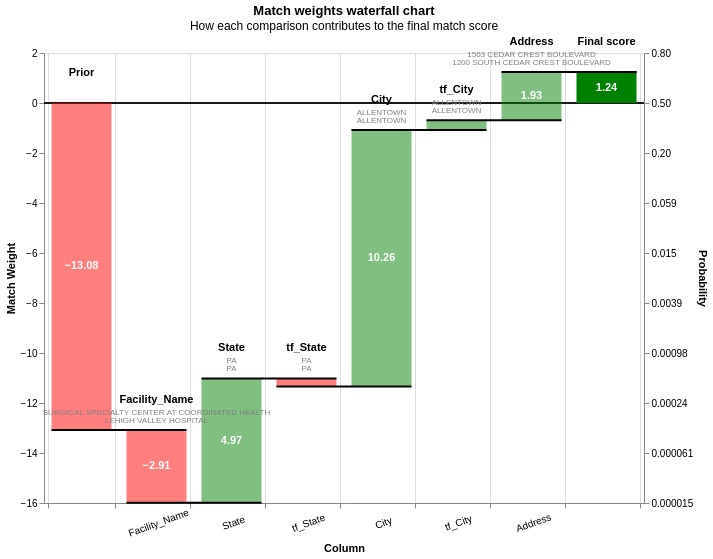

Write notebook code for a chart like this one.
### Markdown cell above
### Waterfall chart

### Code cell
records_to_view  = df_predictions.as_record_dict(limit=5)
linker.waterfall_chart(records_to_view, filter_nulls=False)

### Figure 1 — Vega-Lite specification as saved in the notebook (floating-point values rounded to 4 significant figures)
{"config": {"view": {"continuousWidth": 400, "continuousHeight": 300}}, "layer": [{"layer": [{"mark": "rule", "encoding": {"color": {"value": "black"}, "size": {"value": 0.5}, "y": {"field": "zero", "type": "quantitative"}}}, {"mark": {"type": "bar", "width": 60}, "encoding": {"color": {"condition": {"test": "(datum.log2_bayes_factor < 0)", "value": "red"}, "value": "green"}, "opacity": {"condition": {"test": "datum.column_name == 'Prior match weight' || datum.column_name == 'Final score'", "value": 1}, "value": 0.5}, "tooltip": [{"field": "column_name", "title": "Comparison column", "type": "nominal"}, {"field": "value_l", "title": "Value (L)", "type": "nominal"}, {"field": "value_r", "title": "Value (R)", "type": "nominal"}, {"field": "label_for_charts", "title": "Label", "type": "ordinal"}, {"field": "sql_condition", "title": "SQL condition", "type": "nominal"}, {"field": "comparison_vector_value", "title": "Comparison vector value", "type": "nominal"}, {"field": "bayes_factor", "format": ",.4f", "title": "Bayes factor = m/u", "type": "quantitative"}, {"field": "log2_bayes_factor", "format": ",.4f", "title": "Match weight = log2(m/u)", "type": "quantitative"}, {"field": "prob", "format": ".4f", "title": "Cumulative match probability", "type": "quantitative"}, {"field": "bayes_factor_description", "title": "Match weight description", "type": "nominal"}], "x": {"axis": {"grid": true, "labelAlign": "center", "labelAngle": -20, "labelExpr": "datum.value == 'Prior' || datum.value == 'Final score' ? '' : datum.value", "labelPadding": 10, "tickBand": "extent", "title": "Column"}, "field": "column_name", "sort": {"field": "bar_sort_order", "order": "ascending"}, "type": "nominal"}, "y": {"axis": {"grid": false, "orient": "left", "title": "Match Weight"}, "field": "previous_sum", "type": "quantitative"}, "y2": {"field": "sum"}}}, {"mark": {"type": "text", "fontWeight": "bold"}, "encoding": {"color": {"value": "white"}, "text": {"condition": {"test": "abs(datum.log2_bayes_factor) > 1", "field": "log2_bayes_factor", "format": ".2f", "type": "nominal"}, "value": ""}, "x": {"axis": {"labelAngle": -20, "title": "Column"}, "field": "column_name", "sort": {"field": "bar_sort_order", "order": "ascending"}, "type": "nominal"}, "y": {"axis": {"orient": "left"}, "field": "center", "type": "quantitative"}}}, {"mark": {"type": "text", "baseline": "bottom", "dy": -25, "fontWeight": "bold"}, "encoding": {"color": {"value": "black"}, "text": {"field": "column_name", "type": "nominal"}, "x": {"axis": {"labelAngle": -20, "title": "Column"}, "field": "column_name", "sort": {"field": "bar_sort_order", "order": "ascending"}, "type": "nominal"}, "y": {"field": "sum_top", "type": "quantitative"}}}, {"mark": {"type": "text", "baseline": "bottom", "dy": -13, "fontSize": 8}, "encoding": {"color": {"value": "grey"}, "text": {"field": "value_l", "type": "nominal"}, "x": {"axis": {"labelAngle": -20, "title": "Column"}, "field": "column_name", "sort": {"field": "bar_sort_order", "order": "ascending"}, "type": "nominal"}, "y": {"field": "sum_top", "type": "quantitative"}}}, {"mark": {"type": "text", "baseline": "bottom", "dy": -5, "fontSize": 8}, "encoding": {"color": {"value": "grey"}, "text": {"field": "value_r", "type": "nominal"}, "x": {"axis": {"labelAngle": -20, "title": "Column"}, "field": "column_name", "sort": {"field": "bar_sort_order", "order": "ascending"}, "type": "nominal"}, "y": {"field": "sum_top", "type": "quantitative"}}}]}, {"mark": {"type": "rule", "color": "black", "strokeWidth": 2, "x2Offset": 30, "xOffset": -30}, "encoding": {"x": {"axis": {"labelAngle": -20, "title": "Column"}, "field": "column_name", "sort": {"field": "bar_sort_order", "order": "ascending"}, "type": "nominal"}, "x2": {"field": "lead"}, "y": {"axis": {"labelExpr": "format(1 / (1 + pow(2, -1*datum.value)), '.2r')", "orient": "right", "title": "Probability"}, "field": "sum", "scale": {"zero": false}, "type": "quantitative"}}}], "data": {"name": "data-45893c902004a6348d69be7da965ffaa"}, "height": 450, "params": [{"name": "record_number", "bind": {"input": "range", "max": 4, "min": 0, "step": 1}, "value": 0}], "resolve": {"axis": {"y": "independent"}}, "title": {"text": "Match weights waterfall chart", "subtitle": "How each comparison contributes to the final match score"}, "transform": [{"filter": "(datum.record_number == record_number)"}, {"window": [{"op": "sum", "field": "log2_bayes_factor", "as": "sum"}, {"op": "lead", "field": "column_name", "as": "lead"}], "frame": [null, 0]}, {"calculate": "datum.column_name === \"Final score\" ? datum.sum - datum.log2_bayes_factor : datum.sum", "as": "sum"}, {"calculate": "datum.lead === null ? datum.column_name : datum.lead", "as": "lead"}, {"calculate": "datum.column_name === \"Final score\" || datum.column_name === \"Prior match weight\" ? 0 : datum.sum - datum.log2_bayes_factor", "as": "previous_sum"}, {"calculate": "datum.sum > datum.previous_sum ? datum.column_name : \"\"", "as": "top_label"}, {"calculate": "datum.sum < datum.previous_sum ? datum.column_name : \"\"", "as": "bottom_label"}, {"calculate": "datum.sum > datum.previous_sum ? datum.sum : datum.previous_sum", "as": "sum_top"}, {"calculate": "datum.sum < datum.previous_sum ? datum.sum : datum.previous_sum", "as": "sum_bottom"}, {"calculate": "(datum.sum + datum.previous_sum) / 2", "as": "center"}, {"calculate": "(datum.log2_bayes_factor > 0 ? \"+\" : \"\") + datum.log2_bayes_factor", "as": "text_log2_bayes_factor"}, {"calculate": "datum.sum < datum.previous_sum ? 4 : -4", "as": "dy"}, {"calculate": "datum.sum < datum.previous_sum ? \"top\" : \"bottom\"", "as": "baseline"}, {"calculate": "1. / (1 + pow(2, -1.*datum.sum))", "as": "prob"}, {"calculate": "0*datum.sum", "as": "zero"}], "width": {"step": 75}, "$schema": "https://vega.github.io/schema/vega-lite/v5.9.3.json", "datasets": {"data-45893c902004a6348d69be7da965ffaa": [{"column_name": "Prior", "label_for_charts": "Starting match weight (prior)", "sql_condition": null, "log2_bayes_factor": -13.08, "bayes_factor": 0.0001158, "comparison_vector_value": null, "m_probability": null, "u_probability": null, "bayes_factor_description": null, "value_l": "", "value_r": "", "term_frequency_adjustment": null, "bar_sort_order": 0, "record_number": 0}, {"column_name": "Facility_Name", "label_for_charts": "All other comparisons", "sql_condition": "ELSE", "log2_bayes_factor": -2.912, "bayes_factor": 0.1328, "comparison_vector_value": 0, "m_probability": 0.132, "u_probability": 0.994, "bayes_factor_description": "If comparison level is `all other comparisons` then comparison is  7.53 times less likely to be a match", "value_l": "SURGICAL SPECIALTY CENTER AT COORDINATED HEALTH", "value_r": "LEHIGH VALLEY HOSPITAL", "term_frequency_adjustment": false, "bar_sort_order": 1, "record_number": 0}, {"column_name": "State", "label_for_charts": "Exact match", "sql_condition": "\"State_l\" = \"State_r\"", "log2_bayes_factor": 4.972, "bayes_factor": 31.39, "comparison_vector_value": 1, "m_probability": 1.0, "u_probability": 0.03186, "bayes_factor_description": "If comparison level is `exact match` then comparison is 31.39 times more likely to be a match", "value_l": "PA", "value_r": "PA", "term_frequency_adjustment": false, "bar_sort_order": 2, "record_number": 0}, {"column_name": "tf_State", "label_for_charts": "Term freq adjustment on State with weight {cl.tf_adjustment_weight}", "sql_condition": "\"State_l\" = \"State_r\"", "log2_bayes_factor": -0.3264, "bayes_factor": 0.7975, "comparison_vector_value": 1, "m_probability": null, "u_probability": null, "bayes_factor_description": "Term frequency adjustment on State makes comparison  1.25 times less likely to be a match", "value_l": "PA", "value_r": "PA", "term_frequency_adjustment": true, "bar_sort_order": 3, "record_number": 0}, {"column_name": "City", "label_for_charts": "Exact match", "sql_condition": "\"City_l\" = \"City_r\"", "log2_bayes_factor": 10.26, "bayes_factor": 1229.0, "comparison_vector_value": 1, "m_probability": 1.0, "u_probability": 0.0008134, "bayes_factor_description": "If comparison level is `exact match` then comparison is 1,229.39 times more likely to be a match", "value_l": "ALLENTOWN", "value_r": "ALLENTOWN", "term_frequency_adjustment": false, "bar_sort_order": 4, "record_number": 0}, {"column_name": "tf_City", "label_for_charts": "Term freq adjustment on City with weight {cl.tf_adjustment_weight}", "sql_condition": "\"City_l\" = \"City_r\"", "log2_bayes_factor": 0.3866, "bayes_factor": 1.307, "comparison_vector_value": 1, "m_probability": null, "u_probability": null, "bayes_factor_description": "Term frequency adjustment on City makes comparison 1.31 times more likely to be a match", "value_l": "ALLENTOWN", "value_r": "ALLENTOWN", "term_frequency_adjustment": true, "bar_sort_order": 5, "record_number": 0}, {"column_name": "Address", "label_for_charts": "Jaro_winkler_similarity >= 0.8", "sql_condition": "jaro_winkler_similarity(\"Address_l\", \"Address_r\") >= 0.8", "log2_bayes_factor": 1.929, "bayes_factor": 3.809, "comparison_vector_value": 1, "m_probability": 0.01068, "u_probability": 0.002804, "bayes_factor_description": "If comparison level is `jaro_winkler_similarity >= 0.8` then comparison is 3.81 times more likely to be a match", "value_l": "1503 CEDAR CREST BOULEVARD", "value_r": "1200 SOUTH CEDAR CREST BOULEVARD", "term_frequency_adjustment": false, "bar_sort_order": 6, "record_number": 0}, {"column_name": "Final score", "label_for_charts": "Final score", "sql_condition": null, "log2_bayes_factor": 1.237, "bayes_factor": 2.357, "comparison_vector_value": null, "m_probability": null, "u_probability": null, "bayes_factor_description": null, "value_l": "", "value_r": "", "term_frequency_adjustment": null, "bar_sort_order": 7, "record_number": 0}, {"column_name": "Prior", "label_for_charts": "Starting match weight (prior)", "sql_condition": null, "log2_bayes_factor": -13.08, "bayes_factor": 0.0001158, "comparison_vector_value": null, "m_probability": null, "u_probability": null, "bayes_factor_description": null, "value_l": "", "value_r": "", "term_frequency_adjustment": null, "bar_sort_order": 0, "record_number": 1}, {"column_name": "Facility_Name", "label_for_charts": "All other comparisons", "sql_condition": "ELSE", "log2_bayes_factor": -2.912, "bayes_factor": 0.1328, "comparison_vector_value": 0, "m_probability": 0.132, "u_probability": 0.994, "bayes_factor_description": "If comparison level is `all other comparisons` then comparison is  7.53 times less likely to be a match", "value_l": "KANSAS SPINE & SPECIALTY HOSPITAL, LLC", "value_r": "KANSAS SURGERY & RECOVERY CENTER", "term_frequency_adjustment": false, "bar_sort_order": 1, "record_number": 1}, {"column_name": "State", "label_for_charts": "Exact match", "sql_condition": "\"State_l\" = \"State_r\"", "log2_bayes_factor": 4.972, "bayes_factor": 31.39, "comparison_vector_value": 1, "m_probability": 1.0, "u_probability": 0.03186, "bayes_factor_description": "If comparison level is `exact match` then comparison is 31.39 times more likely to be a match", "value_l": "KS", "value_r": "KS", "term_frequency_adjustment": false, "bar_sort_order": 2, "record_number": 1}, {"column_name": "tf_State", "label_for_charts": "Term freq adjustment on State with weight {cl.tf_adjustment_weight}", "sql_condition": "\"State_l\" = \"State_r\"", "log2_bayes_factor": 0.5738, "bayes_factor": 1.488, "comparison_vector_value": 1, "m_probability": null, "u_probability": null, "bayes_factor_description": "Term frequency adjustment on State makes comparison 1.49 times more likely to be a match", "value_l": "KS", "value_r": "KS", "term_frequency_adjustment": true, "bar_sort_order": 3, "record_number": 1}, {"column_name": "City", "label_for_charts": "Exact match", "sql_condition": "\"City_l\" = \"City_r\"", "log2_bayes_factor": 10.26, "bayes_factor": 1229.0, "comparison_vector_value": 1, "m_probability": 1.0, "u_probability": 0.0008134, "bayes_factor_description": "If comparison level is `exact match` then comparison is 1,229.39 times more likely to be a match", "value_l": "WICHITA", "value_r": "WICHITA", "term_frequency_adjustment": false, "bar_sort_order": 4, "record_number": 1}, {"column_name": "tf_City", "label_for_charts": "Term freq adjustment on City with weight {cl.tf_adjustment_weight}", "sql_condition": "\"City_l\" = \"City_r\"", "log2_bayes_factor": -0.4614, "bayes_factor": 0.7263, "comparison_vector_value": 1, "m_probability": null, "u_probability": null, "bayes_factor_description": "Term frequency adjustment on City makes comparison  1.38 times less likely to be a match", "value_l": "WICHITA", "value_r": "WICHITA", "term_frequency_adjustment": true, "bar_sort_order": 5, "record_number": 1}, {"column_name": "Address", "label_for_charts": "Jaro_winkler_similarity >= 0.8", "sql_condition": "jaro_winkler_similarity(\"Address_l\", \"Address_r\") >= 0.8", "log2_bayes_factor": 1.929, "bayes_factor": 3.809, "comparison_vector_value": 1, "m_probability": 0.01068, "u_probability": 0.002804, "bayes_factor_description": "If comparison level is `jaro_winkler_similarity >= 0.8` then comparison is 3.81 times more likely to be a match", "value_l": "3333 NORTH WEBB ROAD", "value_r": "2770 NORTH WEBB ROAD", "term_frequency_adjustment": false, "bar_sort_order": 6, "record_number": 1}, {"column_name": "Final score", "label_for_charts": "Final score", "sql_condition": null, "log2_bayes_factor": 1.289, "bayes_factor": 2.443, "comparison_vector_value": null, "m_probability": null, "u_probability": null, "bayes_factor_description": null, "value_l": "", "value_r": "", "term_frequency_adjustment": null, "bar_sort_order": 7, "record_number": 1}, {"column_name": "Prior", "label_for_charts": "Starting match weight (prior)", "sql_condition": null, "log2_bayes_factor": -13.08, "bayes_factor": 0.0001158, "comparison_vector_value": null, "m_probability": null, "u_probability": null, "bayes_factor_description": null, "value_l": "", "value_r": "", "term_frequency_adjustment": null, "bar_sort_order": 0, "record_number": 2}, {"column_name": "Facility_Name", "label_for_charts": "All other comparisons", "sql_condition": "ELSE", "log2_bayes_factor": -2.912, "bayes_factor": 0.1328, "comparison_vector_value": 0, "m_probability": 0.132, "u_probability": 0.994, "bayes_factor_description": "If comparison level is `all other comparisons` then comparison is  7.53 times less likely to be a match", "value_l": "SAINT JOSEPH HOSPITAL", "value_r": "PRESBYTERIAN ST LUKES MEDICAL CENTER", "term_frequency_adjustment": false, "bar_sort_order": 1, "record_number": 2}, {"column_name": "State", "label_for_charts": "Exact match", "sql_condition": "\"State_l\" = \"State_r\"", "log2_bayes_factor": 4.972, "bayes_factor": 31.39, "comparison_vector_value": 1, "m_probability": 1.0, "u_probability": 0.03186, "bayes_factor_description": "If comparison level is `exact match` then comparison is 31.39 times more likely to be a match", "value_l": "CO", "value_r": "CO", "term_frequency_adjustment": false, "bar_sort_order": 2, "record_number": 2}, {"column_name": "tf_State", "label_for_charts": "Term freq adjustment on State with weight {cl.tf_adjustment_weight}", "sql_condition": "\"State_l\" = \"State_r\"", "log2_bayes_factor": 1.011, "bayes_factor": 2.016, "comparison_vector_value": 1, "m_probability": null, "u_probability": null, "bayes_factor_description": "Term frequency adjustment on State makes comparison 2.02 times more likely to be a match", "value_l": "CO", "value_r": "CO", "term_frequency_adjustment": true, "bar_sort_order": 3, "record_number": 2}, {"column_name": "City", "label_for_charts": "Exact match", "sql_condition": "\"City_l\" = \"City_r\"", "log2_bayes_factor": 10.26, "bayes_factor": 1229.0, "comparison_vector_value": 1, "m_probability": 1.0, "u_probability": 0.0008134, "bayes_factor_description": "If comparison level is `exact match` then comparison is 1,229.39 times more likely to be a match", "value_l": "DENVER", "value_r": "DENVER", "term_frequency_adjustment": false, "bar_sort_order": 4, "record_number": 2}, {"column_name": "tf_City", "label_for_charts": "Term freq adjustment on City with weight {cl.tf_adjustment_weight}", "sql_condition": "\"City_l\" = \"City_r\"", "log2_bayes_factor": -0.8764, "bayes_factor": 0.5447, "comparison_vector_value": 1, "m_probability": null, "u_probability": null, "bayes_factor_description": "Term frequency adjustment on City makes comparison  1.84 times less likely to be a match", "value_l": "DENVER", "value_r": "DENVER", "term_frequency_adjustment": true, "bar_sort_order": 5, "record_number": 2}, {"column_name": "Address", "label_for_charts": "Jaro_winkler_similarity >= 0.8", "sql_condition": "jaro_winkler_similarity(\"Address_l\", \"Address_r\") >= 0.8", "log2_bayes_factor": 1.929, "bayes_factor": 3.809, "comparison_vector_value": 1, "m_probability": 0.01068, "u_probability": 0.002804, "bayes_factor_description": "If comparison level is `jaro_winkler_similarity >= 0.8` then comparison is 3.81 times more likely to be a match", "value_l": "1375 E 19TH AVE", "value_r": "1719 E 19TH AVE", "term_frequency_adjustment": false, "bar_sort_order": 6, "record_number": 2}, {"column_name": "Final score", "label_for_charts": "Final score", "sql_condition": null, "log2_bayes_factor": 1.311, "bayes_factor": 2.482, "comparison_vector_value": null, "m_probability": null, "u_probability": null, "bayes_factor_description": null, "value_l": "", "value_r": "", "term_frequency_adjustment": null, "bar_sort_order": 7, "record_number": 2}, {"column_name": "Prior", "label_for_charts": "Starting match weight (prior)", "sql_condition": null, "log2_bayes_factor": -13.08, "bayes_factor": 0.0001158, "comparison_vector_value": null, "m_probability": null, "u_probability": null, "bayes_factor_description": null, "value_l": "", "value_r": "", "term_frequency_adjustment": null, "bar_sort_order": 0, "record_number": 3}, {"column_name": "Facility_Name", "label_for_charts": "All other comparisons", "sql_condition": "ELSE", "log2_bayes_factor": -2.912, "bayes_factor": 0.1328, "comparison_vector_value": 0, "m_probability": 0.132, "u_probability": 0.994, "bayes_factor_description": "If comparison level is `all other comparisons` then comparison is  7.53 times less likely to be a match", "value_l": "CHILDREN'S HOSPITAL COLORADO", "value_r": "UNIVERSITY OF COLORADO HOSPITAL AUTHORITY", "term_frequency_adjustment": false, "bar_sort_order": 1, "record_number": 3}, {"column_name": "State", "label_for_charts": "Exact match", "sql_condition": "\"State_l\" = \"State_r\"", "log2_bayes_factor": 4.972, "bayes_factor": 31.39, "comparison_vector_value": 1, "m_probability": 1.0, "u_probability": 0.03186, "bayes_factor_description": "If comparison level is `exact match` then comparison is 31.39 times more likely to be a match", "value_l": "CO", "value_r": "CO", "term_frequency_adjustment": false, "bar_sort_order": 2, "record_number": 3}, {"column_name": "tf_State", "label_for_charts": "Term freq adjustment on State with weight {cl.tf_adjustment_weight}", "sql_condition": "\"State_l\" = \"State_r\"", "log2_bayes_factor": 1.011, "bayes_factor": 2.016, "comparison_vector_value": 1, "m_probability": null, "u_probability": null, "bayes_factor_description": "Term frequency adjustment on State makes comparison 2.02 times more likely to be a match", "value_l": "CO", "value_r": "CO", "term_frequency_adjustment": true, "bar_sort_order": 3, "record_number": 3}, {"column_name": "City", "label_for_charts": "Exact match", "sql_condition": "\"City_l\" = \"City_r\"", "log2_bayes_factor": 10.26, "bayes_factor": 1229.0, "comparison_vector_value": 1, "m_probability": 1.0, "u_probability": 0.0008134, "bayes_factor_description": "If comparison level is `exact match` then comparison is 1,229.39 times more likely to be a match", "value_l": "AURORA", "value_r": "AURORA", "term_frequency_adjustment": false, "bar_sort_order": 4, "record_number": 3}, {"column_name": "tf_City", "label_for_charts": "Term freq adjustment on City with weight {cl.tf_adjustment_weight}", "sql_condition": "\"City_l\" = \"City_r\"", "log2_bayes_factor": -0.8764, "bayes_factor": 0.5447, "comparison_vector_value": 1, "m_probability": null, "u_probability": null, "bayes_factor_description": "Term frequency adjustment on City makes comparison  1.84 times less likely to be a match", "value_l": "AURORA", "value_r": "AURORA", "term_frequency_adjustment": true, "bar_sort_order": 5, "record_number": 3}, {"column_name": "Address", "label_for_charts": "Jaro_winkler_similarity >= 0.8", "sql_condition": "jaro_winkler_similarity(\"Address_l\", \"Address_r\") >= 0.8", "log2_bayes_factor": 1.929, "bayes_factor": 3.809, "comparison_vector_value": 1, "m_probability": 0.01068, "u_probability": 0.002804, "bayes_factor_description": "If comparison level is `jaro_winkler_similarity >= 0.8` then comparison is 3.81 times more likely to be a match", "value_l": "13123 E 16TH AVE", "value_r": "12605 E 16TH AVE", "term_frequency_adjustment": false, "bar_sort_order": 6, "record_number": 3}, {"column_name": "Final score", "label_for_charts": "Final score", "sql_condition": null, "log2_bayes_factor": 1.311, "bayes_factor": 2.482, "comparison_vector_value": null, "m_probability": null, "u_probability": null, "bayes_factor_description": null, "value_l": "", "value_r": "", "term_frequency_adjustment": null, "bar_sort_order": 7, "record_number": 3}, {"column_name": "Prior", "label_for_charts": "Starting match weight (prior)", "sql_condition": null, "log2_bayes_factor": -13.08, "bayes_factor": 0.0001158, "comparison_vector_value": null, "m_probability": null, "u_probability": null, "bayes_factor_description": null, "value_l": "", "value_r": "", "term_frequency_adjustment": null, "bar_sort_order": 0, "record_number": 4}, {"column_name": "Facility_Name", "label_for_charts": "All other comparisons", "sql_condition": "ELSE", "log2_bayes_factor": -2.912, "bayes_factor": 0.1328, "comparison_vector_value": 0, "m_probability": 0.132, "u_probability": 0.994, "bayes_factor_description": "If comparison level is `all other comparisons` then comparison is  7.53 times less likely to be a match", "value_l": "SAINT JOSEPH HOSPITAL", "value_r": "ROSE MEDICAL CENTER", "term_frequency_adjustment": false, "bar_sort_order": 1, "record_number": 4}, {"column_name": "State", "label_for_charts": "Exact match", "sql_condition": "\"State_l\" = \"State_r\"", "log2_bayes_factor": 4.972, "bayes_factor": 31.39, "comparison_vector_value": 1, "m_probability": 1.0, "u_probability": 0.03186, "bayes_factor_description": "If comparison level is `exact match` then comparison is 31.39 times more likely to be a match", "value_l": "CO", "value_r": "CO", "term_frequency_adjustment": false, "bar_sort_order": 2, "record_number": 4}, {"column_name": "tf_State", "label_for_charts": "Term freq adjustment on State with weight {cl.tf_adjustment_weight}", "sql_condition": "\"State_l\" = \"State_r\"", "log2_bayes_factor": 1.011, "bayes_factor": 2.016, "comparison_vector_value": 1, "m_probability": null, "u_probability": null, "bayes_factor_description": "Term frequency adjustment on State makes comparison 2.02 times more likely to be a match", "value_l": "CO", "value_r": "CO", "term_frequency_adjustment": true, "bar_sort_order": 3, "record_number": 4}, {"column_name": "City", "label_for_charts": "Exact match", "sql_condition": "\"City_l\" = \"City_r\"", "log2_bayes_factor": 10.26, "bayes_factor": 1229.0, "comparison_vector_value": 1, "m_probability": 1.0, "u_probability": 0.0008134, "bayes_factor_description": "If comparison level is `exact match` then comparison is 1,229.39 times more likely to be a match", "value_l": "DENVER", "value_r": "DENVER", "term_frequency_adjustment": false, "bar_sort_order": 4, "record_number": 4}, {"column_name": "tf_City", "label_for_charts": "Term freq adjustment on City with weight {cl.tf_adjustment_weight}", "sql_condition": "\"City_l\" = \"City_r\"", "log2_bayes_factor": -0.8764, "bayes_factor": 0.5447, "comparison_vector_value": 1, "m_probability": null, "u_probability": null, "bayes_factor_description": "Term frequency adjustment on City makes comparison  1.84 times less likely to be a match", "value_l": "DENVER", "value_r": "DENVER", "term_frequency_adjustment": true, "bar_sort_order": 5, "record_number": 4}, {"column_name": "Address", "label_for_charts": "Jaro_winkler_similarity >= 0.8", "sql_condition": "jaro_winkler_similarity(\"Address_l\", \"Address_r\") >= 0.8", "log2_bayes_factor": 1.929, "bayes_factor": 3.809, "comparison_vector_value": 1, "m_probability": 0.01068, "u_probability": 0.002804, "bayes_factor_description": "If comparison level is `jaro_winkler_similarity >= 0.8` then comparison is 3.81 times more likely to be a match", "value_l": "1375 E 19TH AVE", "value_r": "4567 E 9TH AVENUE", "term_frequency_adjustment": false, "bar_sort_order": 6, "record_number": 4}, {"column_name": "Final score", "label_for_charts": "Final score", "sql_condition": null, "log2_bayes_factor": 1.311, "bayes_factor": 2.482, "comparison_vector_value": null, "m_probability": null, "u_probability": null, "bayes_factor_description": null, "value_l": "", "value_r": "", "term_frequency_adjustment": null, "bar_sort_order": 7, "record_number": 4}]}}
